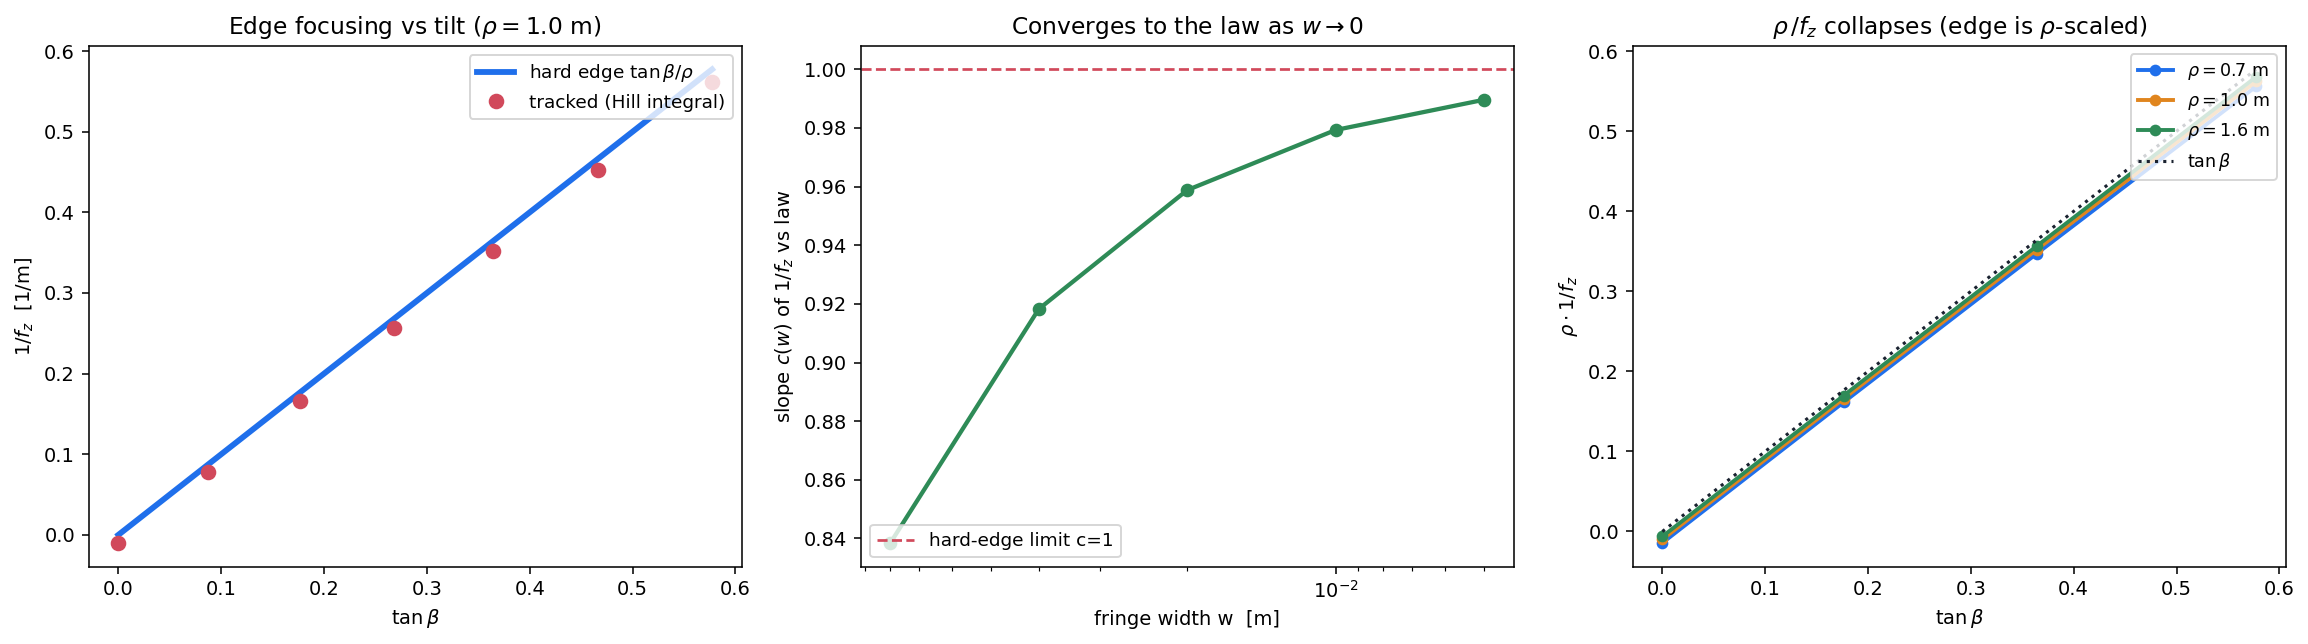

Generate this figure with Python:
r"""Vertical EDGE FOCUSING of a tilted dipole end -- measured by PARTICLE TRACKING.

Imported by edge_focusing_tracking.ipynb and by the golden
validation_test/feec/test_edge_focusing_tracking.py.  Companion of hodograph_bending_sy.py:
that unit shapes the s-y (longitudinal) end so the pole face stays at B0; THIS unit
answers the orthogonal question -- what a HORIZONTAL edge tilt (angle beta, a rotation
of the pole face about the vertical axis, in the x-s bend plane) does to the VERTICAL
optics.

Physics (hard-edge accelerator optics).  A dipole edge tilted by beta acts as a thin
vertical lens whose strength is
    | 1 / f_z | = tan(beta) / rho ,    rho = p / (q B0)   (the bend radius).
The MAGNITUDE tan(beta)/rho is the convention-independent, delicate quantity; the SIGN
is orientation-dependent (entrance vs exit edge, and which way the wedge opens).  For a
rectangular magnet BOTH edges DEFOCUS vertically; the entrance-edge orientation modeled
here (a genuinely curl-free fringe, see the sign note) FOCUSES, giving 1/f_z = +tan/rho.

Why tracking, not a field-EFB slope.  The vertical edge focusing is a SECOND-ORDER,
off-mid-plane property of the fringe; the effective-field-boundary (EFB) slope of the
mid-plane |B| CANNOT recover it (it is wrong-sign / blows up on a compact dipole; see
the linearized tracking definition below).  The correct measurement is the linearized
vertical Hill integral along the reference orbit:
    1 / f_z = (q/p) INT ( u_y dB_x/dz - u_x dB_y/dz )|_{z=0} ds ,
with u the mid-plane orbit tangent.  This module (a) builds a genuinely MAXWELLIAN
tilted hard-edge fringe (curl-free AND div-free -- see the sign note below), (b) tracks
the reference orbit + evaluates that integral, and (c) shows it reproduces tan(beta)/rho
to <1%, converging to the hard-edge law as the fringe width w -> 0, and collapsing across
rho.  That validates the METHOD on a field whose answer is known in closed form.

Sign note (why a genuinely curl-free fringe matters).  Writing the tilted mid-plane
profile B_z(s,0) = B0 g(s) with edge-normal s = (y - y_edge) cos b + x sin b, the ONLY
vacuum (curl-free + div-free) linear-in-z continuation is
    B_s = + B0 z g'(s) ,   B_z = B0 ( g(s) - 1/2 z^2 g''(s) ) ,
so dB_x/dz = +B0 g'(s) sin b, dB_y/dz = +B0 g'(s) cos b.  A div-free-BUT-NOT-curl-free
choice (B_s = -B0 z g'(s)) is a different field with a spurious current sheet at the edge
and FLIPS the focusing sign -- a real trap.  We use the curl-free field; the magnitude
tan(beta)/rho is convention-independent, which is what the tracker measures.
"""
import numpy as np

B0 = 1.0            # mid-plane flat-top field (T, normalized)
W = 0.02            # fringe (edge) width used for the reference demonstration
Y_EDGE = 0.0        # edge crossing on the reference orbit
RHO_REF = 1.0       # reference bend radius for the beta sweep
BETAS_DEG = [0.0, 5.0, 10.0, 15.0, 20.0, 25.0, 30.0]


# ------------------------------------------------------------------ Maxwellian tilted edge
def edge_field(beta, b0=B0, w=W, y_edge=Y_EDGE):
    """Return a callable r=[x,y,z] -> [Bx,By,Bz]: a genuinely Maxwellian (curl-free +
    div-free) hard-edge fringe, edge tilted by beta about the vertical axis."""
    sb, cb = np.sin(beta), np.cos(beta)

    def field(r):
        x, y, z = r
        s = (y - y_edge) * cb + x * sb                 # edge-normal coordinate
        t = np.tanh(s / w)
        gp = 0.5 * (1.0 - t * t) / w                   # g'(s), g = 1/2 (1 + tanh)
        gpp = -t * (1.0 - t * t) / (w * w)             # g''(s)
        Bs = b0 * z * gp                               # curl-free continuation (sign!)
        Bz = b0 * (0.5 * (1.0 + t) - 0.5 * z * z * gpp)
        return np.array([Bs * sb, Bs * cb, Bz])

    return field


# ------------------------------------------------------------------ tracker + Hill integral
def edge_focus_integral(field, rho, b0=B0, y0=-0.35, y1=0.35, ds=2.5e-4, dz=2.0e-3):
    """Vertical edge focusing 1/f_z along the mid-plane reference orbit (RK4), via the
    linearized Hill integral 1/f_z = (q/p) INT (u_y dB_x/dz - u_x dB_y/dz)|_{z=0} ds.
    dB_x/dz, dB_y/dz by central z-difference (exact for the linear-in-z Maxwellian field).
    Also returns the orbit exit state for diagnostics."""
    qop = 1.0 / (b0 * rho)                             # q/p = 1/(B0 rho)

    def bz0(r):
        return np.array([0.0, 0.0, field([r[0], r[1], 0.0])[2]])  # mid-plane bend field

    r = np.array([0.0, y0, 0.0])
    u = np.array([0.0, 1.0, 0.0])
    K = 0.0
    n = 0
    while r[1] < y1:
        f = lambda rr, uu: qop * np.cross(uu, bz0(rr))
        k1 = f(r, u)
        k2 = f(r + 0.5 * ds * u, u + 0.5 * ds * k1)
        k3 = f(r + 0.5 * ds * (u + 0.5 * ds * k1), u + 0.5 * ds * k2)
        k4 = f(r + ds * (u + 0.5 * ds * k2), u + ds * k3)
        r = r + ds * (u + ds / 6.0 * (k1 + 2 * k2 + 2 * k3))
        u = u + ds / 6.0 * (k1 + 2 * k2 + 2 * k3 + k4)
        u = u / np.linalg.norm(u)
        dBx = (field([r[0], r[1], dz])[0] - field([r[0], r[1], -dz])[0]) / (2 * dz)
        dBy = (field([r[0], r[1], dz])[1] - field([r[0], r[1], -dz])[1]) / (2 * dz)
        K += qop * (u[1] * dBx - u[0] * dBy) * ds
        n += 1
        if n > 20000:
            raise RuntimeError("edge_focus_integral: step cap")
    return {"inv_fz": float(K), "x_exit": float(r[0]), "ux_exit": float(u[0])}


def hard_edge_law(beta_deg, rho):
    """Thin-lens hard-edge vertical edge focusing for THIS (curl-free entrance-edge)
    orientation: 1/f_z = +(tan beta)/rho.  The invariant is the magnitude tan(beta)/rho;
    the sign is orientation-dependent (a rectangular-magnet edge would give -tan/rho)."""
    return np.tan(np.radians(beta_deg)) / rho


def psi_enge(beta_rad, K1g, rho):
    """Classical Enge fringe correction psi = (K1g/rho)(1+sin^2 beta)/cos beta (Brown,
    SLAC-75 first order), with K1g = INT g(1-g) ds along the edge NORMAL (units m; this
    is K1*gap with the gap convention divided out).  For the tanh fringe K1g = w/2."""
    return (K1g / rho) * (1.0 + np.sin(beta_rad) ** 2) / np.cos(beta_rad)


def scoff_law(beta_deg, rho, K1g):
    """SCOFF + Enge fringe-corrected vertical edge focusing for this orientation:
    1/f_z = tan(beta - psi)/rho.  At beta=0 this is -K1g/rho^2 -- exactly the tracked
    finite-fringe baseline (-w/(2 rho^2) for the tanh fringe)."""
    b = np.radians(beta_deg)
    return np.tan(b - psi_enge(b, K1g, rho)) / rho


# ------------------------------------------------------------------ studies
def sweep_beta(betas_deg=None, rho=RHO_REF, w=W):
    betas_deg = BETAS_DEG if betas_deg is None else betas_deg
    rows = []
    for bd in betas_deg:
        r = edge_focus_integral(edge_field(np.radians(bd), w=w), rho)
        rows.append({"beta_deg": float(bd), "inv_fz": r["inv_fz"],
                     "hard_edge": float(hard_edge_law(bd, rho)),
                     "enge": float(scoff_law(bd, rho, 0.5 * w)),
                     "x_exit": r["x_exit"]})
    return rows


def w_convergence(ws=None, beta_deg=20.0, rho=RHO_REF):
    """Fit slope c(w) of 1/f_z vs -tan(beta)/rho over a small beta pencil; c -> 1 as w -> 0
    demonstrates convergence to the hard-edge law."""
    ws = [0.08, 0.04, 0.02, 0.01, 0.005] if ws is None else ws
    pencil = [5.0, 10.0, 15.0, 20.0]
    out = []
    for w in ws:
        num = np.array([edge_focus_integral(edge_field(np.radians(bd), w=w), rho)["inv_fz"]
                        for bd in pencil])
        den = np.array([hard_edge_law(bd, rho) for bd in pencil])
        c = float(np.dot(num, den) / np.dot(den, den))   # least-squares slope vs the law
        out.append({"w": float(w), "slope_vs_law": c})
    return out


def rho_collapse(rhos=None, betas_deg=None, w=W):
    """1/f_z * rho vs tan(beta) collapses onto -tan(beta) across rho (rho-independence)."""
    rhos = [0.7, 1.0, 1.6] if rhos is None else rhos
    betas_deg = [0.0, 10.0, 20.0, 30.0] if betas_deg is None else betas_deg
    out = []
    for rho in rhos:
        rows = sweep_beta(betas_deg, rho=rho, w=w)
        out.append({"rho": float(rho),
                    "tan_beta": [float(np.tan(np.radians(r["beta_deg"]))) for r in rows],
                    "inv_fz_rho": [float(r["inv_fz"] * rho) for r in rows]})
    return out


def summarize(sweep, wconv):
    """Max relative error of the tracked 1/f_z vs the hard-edge law AND vs the Enge
    fringe-corrected law over the sweep (beta=0 excluded for the hard-edge ratio: the
    law is 0 there), and the finest-w slope."""
    rel = [abs(r["inv_fz"] - r["hard_edge"]) / abs(r["hard_edge"])
           for r in sweep if abs(r["hard_edge"]) > 1e-9]
    rel_e = [abs(r["inv_fz"] - r["enge"]) / abs(r["enge"])
             for r in sweep if abs(r["enge"]) > 1e-9]
    return {"max_rel_err_vs_law": float(max(rel)),
            "max_rel_err_vs_enge": float(max(rel_e)),
            "beta0_baseline": float(next(r["inv_fz"] for r in sweep if r["beta_deg"] == 0.0)),
            "finest_w": float(wconv[-1]["w"]),
            "finest_w_slope": float(wconv[-1]["slope_vs_law"])}


# ================================================================== PART B: FEM (SCOFF/Enge)
# 3D FEM of a PARALLELOGRAM dipole (both edges tilted by beta), measured with the SAME
# tracker: symmetric (closed-orbit style) traversal + window decomposition + an x-uniform
# model built from the FEM's own mid-line fringe profile.  The FEM entrance-edge kick is
# compared window-by-window against the model and the SCOFF/Enge closed form
# tan(beta_eff - psi)/rho with the FEM-measured K1g.
#
# TWO independent field engines feed the same measurement chain (swap via the
# fem_scoff_study(solve_midplane=...) argument):
#   * fem_solve_midplane  -- reduced-Omega NGSolve FEM (H = Hs - grad(Omega), air box,
#     order-2 H1);
#   * hdiv_solve_midplane -- FEEC HDiv-VIM (radia.vim): iron-only tet mesh, NO air
#     discretization, exact open boundary, batch rad.Fld analytic map.
# Cross-check (2026-07-13): dK_in agrees to 0.8% at matched edge-mesh density
# (absolute-dK scatter across engines/meshes ~+-3%), and the deficit vs the
# x-uniform model persists in every configuration (dK_in/model = 0.92-0.95) --
# which REASSIGNS it as REAL 3D physics: the local iso-field tilt near x=0 is only
# ~0.95-0.96 of the geometric tan(beta), measured directly on both engines' maps.
# See validation_test/clebsch_hodograph/edge_focusing_fem_results.json.
#
# The parallelogram testbed (the standard spectrometer-dipole configuration) is chosen
# for two reasons learned the hard way:
#   1. the COIL must follow the pole contour -- a straight coil front across a tilted
#      iron edge misaligns by up to x_side*tan(beta) ~ 29 mm over a ~60 mm fringe and
#      the iso-field tilt lands far below the geometric edge angle (measured dK deficit
#      0.55x); a rigid whole-coil rotation instead breaks the MMF linkage topology
#      (conductor escaping past the return leg collapsed B0 by 3x).  The sheared
#      rounded-parallelogram loop follows both edges at a fixed normal offset.
#   2. parallelogram poles + centered legs + the C2-symmetric coil pair make the WHOLE
#      magnet exactly C2-symmetric (180-deg rotation about z): Bz(x,y,0)=Bz(-x,-y,0),
#      so the C2-odd part of the sampled map is pure solver error and is removed
#      exactly by map symmetrization at BOTH edge angles.
F_GAP = 0.040            # pole gap (z)
F_POLE_W = 0.12          # pole half-width (x) -- wide vs the gap
F_T_LEG = 0.03           # return legs: flux clamp -> short fringe, iron-circuit-uniform field
F_LEG_HY = 0.05          # legs y in (-F_LEG_HY, +F_LEG_HY): centered -> C2 symmetry
F_Z_OUT = 0.100
F_L_BEAM = 0.20          # long magnet -> separated fringes, genuine flat top
F_AIR = 0.45
F_COIL_W, F_COIL_H = 0.015, 0.025
F_COIL_XSIDE = 0.08      # coil side straights at x = +/-F_COIL_XSIDE (thread the iron circuit)
F_COIL_RC = 0.02         # corner-arc radius of the rounded-parallelogram loop
F_COIL_NOFF = 0.02       # coil bar offset from the iron edge along the edge NORMAL
F_NI = 10000.0
F_MU0 = 4.0 * np.pi * 1e-7


def _fem_coil_path(z_sign, beta_rad):
    """ONE rounded-parallelogram coil loop at z = z_sign*(F_GAP/2 + F_COIL_H/2).

    Front/back bars parallel to the beta-tilted iron edges at F_COIL_NOFF normal
    offset, side straights at x = +/-F_COIL_XSIDE, F_COIL_RC corner arcs.  The
    path is C2-symmetric about the origin and closes to machine precision
    (corner tangent-trim arithmetic; verified closure gap ~3e-17 m).
    """
    from radia.coil_builder import CoilBuilder
    z_coil = z_sign * (F_GAP / 2 + F_COIL_H / 2)  # winding at the pole-face level (a
    # fully-buried winding shunts its MMF in local iron loops)
    tb, cbeta = np.tan(beta_rad), np.cos(beta_rad)
    bdeg = np.degrees(beta_rad)
    y_off = F_L_BEAM / 2 + F_COIL_NOFF / cbeta
    t_a = F_COIL_RC * np.tan(np.radians((90 - bdeg) / 2))
    t_o = F_COIL_RC * np.tan(np.radians((90 + bdeg) / 2))
    L_side = 2 * y_off - t_o - t_a
    L_bar = 2 * F_COIL_XSIDE / cbeta - t_a - t_o
    return (CoilBuilder(current=F_NI)
            .set_start([F_COIL_XSIDE, -y_off - F_COIL_XSIDE * tb + t_o, z_coil])
            .set_cross_section(width=F_COIL_W, height=F_COIL_H)
            .add_straight(L_side).add_arc(radius=F_COIL_RC, arc_angle=90 - bdeg)
            .add_straight(L_bar).add_arc(radius=F_COIL_RC, arc_angle=90 + bdeg)
            .add_straight(L_side).add_arc(radius=F_COIL_RC, arc_angle=90 - bdeg)
            .add_straight(L_bar).add_arc(radius=F_COIL_RC, arc_angle=90 + bdeg))


def fem_build_coil(beta_rad=0.0):
    """Coil pair for the parallelogram magnet.

    BOTH loops are built EXPLICITLY with the same CCW traversal and +NI current
    (a z-plane pair adds Bz on the mid-plane).  Explicit construction keeps this
    validation geometry independent of the CoilBuilder.mirror() implementation;
    mirror() itself is covered by tests/test_coil_builder_mirror.py.  Do not wrap
    the container with rad.TrfOrnt: rad.RadiaField on a
        TrfOrnt-wrapped container crashes with 0xC0000374 heap corruption
    (plain containers assemble fine).
    """
    import radia as rad
    rad.UtiDelAll()
    up = _fem_coil_path(+1, beta_rad)
    lo = _fem_coil_path(-1, beta_rad)
    return rad.ObjCnt(up.to_radia() + lo.to_radia())


def _fem_footprint(z0, z1, beta):
    from netgen.occ import WorkPlane, Axes, Pnt, Z, X
    hL = F_L_BEAM / 2
    tb = np.tan(beta)
    wp = WorkPlane(Axes(Pnt(0, 0, z0), n=Z, h=X))
    wp.MoveTo(-F_POLE_W, -hL + F_POLE_W * tb)
    wp.LineTo(F_POLE_W, -hL - F_POLE_W * tb)   # tilted ENTRANCE (-y) edge, pivot at x=0
    wp.LineTo(F_POLE_W, hL - F_POLE_W * tb)    # PARALLELOGRAM: exit edge tilted the same
    wp.LineTo(-F_POLE_W, hL + F_POLE_W * tb)   # way -> the whole magnet is C2-symmetric
    wp.Close()
    return wp.Face().Extrude(z1 - z0)


def fem_build_mesh(beta_deg, maxh_air=0.035, maxh_iron=0.014):
    import ngsolve as ng
    from netgen.occ import Box, Pnt, Glue, OCCGeometry
    beta = np.radians(beta_deg)
    top = _fem_footprint(F_GAP / 2, F_Z_OUT, beta)
    bot = _fem_footprint(-F_Z_OUT, -F_GAP / 2, beta)
    leg_l = Box(Pnt(-F_POLE_W, -F_LEG_HY, -F_GAP / 2), Pnt(-F_POLE_W + F_T_LEG, F_LEG_HY, F_GAP / 2))
    leg_r = Box(Pnt(F_POLE_W - F_T_LEG, -F_LEG_HY, -F_GAP / 2), Pnt(F_POLE_W, F_LEG_HY, F_GAP / 2))
    iron = top + bot + leg_l + leg_r            # centered legs -> C2; clear of both edges
    iron.mat("iron"); iron.maxh = maxh_iron
    # graded refinement at the gap-facing pole-face EDGE LINES (entrance/exit, top/bot):
    # the mu->inf corner singularity there drives a smooth mesh-realization-dependent
    # odd-in-x error field on the mid-plane
    for e in iron.edges:
        c = e.center
        if abs(abs(c.z) - F_GAP / 2) < 1e-4 and abs(c.x) < 0.11 and abs(c.y) > 0.05:
            e.maxh = 0.004
    # fine air box around the beam: the tracked mid-plane gradients live on AIR elements;
    # coarse air (maxh ~ gap) leaves mesh-asymmetry dBz/dx(x=0) ~ 0.1-0.7 T/m (measured)
    fine = Box(Pnt(-0.05, -0.27, -0.03), Pnt(0.05, 0.27, 0.03)) - iron
    fine.mat("air"); fine.maxh = 0.008
    air = Box(Pnt(-F_AIR, -F_AIR, -F_AIR), Pnt(F_AIR, F_AIR, F_AIR)) - iron - fine
    air.mat("air")
    for f in air.faces:
        c = f.center
        if max(abs(c.x), abs(c.y), abs(c.z)) > 0.9 * F_AIR:
            f.name = "outer"
    with ng.TaskManager():
        mesh = ng.Mesh(OCCGeometry(Glue([air, fine, iron])).GenerateMesh(maxh=maxh_air))
    return mesh


def fem_solve_midplane(beta_deg, mu_r=1000.0, order=2, nx=81, ny=401,
                       xmax=0.05, ymax=0.26):
    """Reduced-Omega solve (H = Hs - grad(Omega), Biot-Savart coil source), then sample the
    MID-PLANE Bz(x,y) map -- by paraxial theory the vertical dynamics depends only on it."""
    import ngsolve as ng
    from ngsolve import H1, BilinearForm, LinearForm, GridFunction, grad, dx, TaskManager
    import radia as rad
    mesh = fem_build_mesh(beta_deg)
    coils = fem_build_coil(float(np.radians(beta_deg)))
    Hs = rad.RadiaField(coils, "h")
    mu = mesh.MaterialCF({"iron": mu_r * F_MU0}, default=F_MU0)
    fes = H1(mesh, order=order, dirichlet="outer")
    u, v = fes.TnT()
    f = LinearForm(fes); f += mu * Hs * grad(v) * dx; f.Assemble()   # serial (RadiaField)
    with TaskManager():
        a = BilinearForm(fes); a += mu * grad(u) * grad(v) * dx; a.Assemble()
        gfu = GridFunction(fes)
        gfu.vec.data = a.mat.Inverse(fes.FreeDofs(), inverse="sparsecholesky") * f.vec
    B = mu * (Hs - grad(gfu))
    xs = np.linspace(-xmax, xmax, nx)
    ys = np.linspace(-ymax, ymax, ny)
    Bz = np.zeros((nx, ny))
    for i, x in enumerate(xs):
        for j, y in enumerate(ys):
            try:
                Bz[i, j] = float(B(mesh(float(x), float(y), 0.0))[2])
            except Exception:
                pass
    ne = int(mesh.ne)
    rad.UtiDelAll()
    return xs, ys, Bz, ne


def fem_profile(xs, ys, Bz, beta_deg):
    """From the x=0 mid-line: flat-top B0, flat window, K1g of each fringe (edge-normal),
    hard-edge-equivalent EFB positions."""
    i0 = int(np.argmin(np.abs(xs)))
    P = Bz[i0, :]
    B0 = float(np.mean(P[np.abs(ys) < 0.015]))
    g = P / B0
    flat = np.where(g > 0.995)[0]
    y_a, y_b = float(ys[flat[0]]), float(ys[flat[-1]])
    cb = np.cos(np.radians(beta_deg))
    dy = ys[1] - ys[0]
    gin = np.clip(np.where(ys <= 0.0, g, 1.0), 0.0, None)
    gout = np.clip(np.where(ys >= 0.0, g, 1.0), 0.0, None)
    K1g_in = float(np.sum(gin * (1 - gin)) * dy * cb)      # ds = dy cos(beta) on x=0
    K1g_out = float(np.sum(gout * (1 - gout)) * dy * cb)   # exit edge tilted too (C2 magnet)
    yE_in = y_a - float(np.sum(gin[ys <= y_a]) * dy)
    yE_out = y_b + float(np.sum(gout[ys >= y_b]) * dy)
    return {"B0": B0, "y_flat": (y_a, y_b), "K1g_in": K1g_in, "K1g_out": K1g_out,
            "yE_in": float(yE_in), "yE_out": float(yE_out), "g_line": g, "ys": ys}


def fem_model_Bz(prof, beta_deg, xs, ys):
    """X-UNIFORM model of the same magnet built from the MEASURED mid-line profile:
    Bz(x,y) = B0 Gin(s_in) Gout(s_out) with BOTH factors re-parameterized to the tilted
    edge-normal coordinates of the parallelogram (s_in = (y+hL)cb + x sb,
    s_out = (y-hL)cb + x sb).  Same tilts, same thick fringes, same two edges -- but no
    transverse structure, so FEM - model isolates the x-nonuniformity contamination."""
    from scipy.interpolate import interp1d
    g, yline = prof["g_line"], prof["ys"]
    beta = np.radians(beta_deg)
    cb, sb = np.cos(beta), np.sin(beta)
    ymid = 0.5 * (prof["y_flat"][0] + prof["y_flat"][1])
    gin_y = np.where(yline <= ymid, g, 1.0)
    gout_y = np.where(yline >= ymid, g, 1.0)
    hL = F_L_BEAM / 2
    Gin = interp1d((yline + hL) * cb, gin_y, bounds_error=False,
                   fill_value=(float(gin_y[0]), 1.0))
    Gout = interp1d((yline - hL) * cb, gout_y, bounds_error=False,
                    fill_value=(1.0, float(gout_y[-1])))
    X, Y = np.meshgrid(xs, ys, indexing="ij")
    return prof["B0"] * Gin((Y + hL) * cb + X * sb) * Gout((Y - hL) * cb + X * sb)


def track_midplane(xs, ys, Bz, B0, rho, prof, y0=-0.24, y1=0.24, ds=5e-4,
                   x0=0.0, a0=0.0):
    """Reference-orbit RK4 on the mid-plane Bz map + the linearized vertical system:
    G = kappa (u_y dBz/dx - u_x dBz/dy), 2x2 matrix M_z, and the kick integral K
    decomposed into entrance / flat / exit windows and into T1 (transverse-gradient)
    and T2 (edge-crossing) terms."""
    from scipy.interpolate import RegularGridInterpolator
    dBzdx = np.gradient(Bz, xs, axis=0)
    dBzdy = np.gradient(Bz, ys, axis=1)
    fB = RegularGridInterpolator((xs, ys), Bz, bounds_error=False, fill_value=0.0)
    fX = RegularGridInterpolator((xs, ys), dBzdx, bounds_error=False, fill_value=0.0)
    fY = RegularGridInterpolator((xs, ys), dBzdy, bounds_error=False, fill_value=0.0)
    kap = 1.0 / (B0 * rho)
    y_a, y_b = prof["y_flat"]
    r = np.array([x0, y0]); u = np.array([np.sin(a0), np.cos(a0)])
    M = np.eye(2)
    K = {"in": 0.0, "flat": 0.0, "out": 0.0}
    T1 = {"in": 0.0, "flat": 0.0, "out": 0.0}
    T2 = {"in": 0.0, "flat": 0.0, "out": 0.0}
    alpha_at_EFB = None
    x_mid = None
    x_absmax = 0.0
    n = 0
    while r[1] < y1:
        b = lambda rr: float(fB([rr])[0])
        f = lambda rr, uu: kap * np.array([uu[1] * b(rr), -uu[0] * b(rr)])
        k1 = f(r, u); k2 = f(r + 0.5 * ds * u, u + 0.5 * ds * k1)
        k3 = f(r + 0.5 * ds * (u + 0.5 * ds * k1), u + 0.5 * ds * k2)
        k4 = f(r + ds * (u + 0.5 * ds * k2), u + ds * k3)
        r = r + ds * (u + ds / 6 * (k1 + 2 * k2 + 2 * k3))
        u = u + ds / 6 * (k1 + 2 * k2 + 2 * k3 + k4); u = u / np.linalg.norm(u)
        t1 = kap * u[1] * float(fX([r])[0])
        t2 = -kap * u[0] * float(fY([r])[0])
        G = t1 + t2
        w = "in" if r[1] < y_a else ("out" if r[1] > y_b else "flat")
        K[w] += G * ds; T1[w] += t1 * ds; T2[w] += t2 * ds
        M = M + ds * np.array([[0.0, 1.0], [-G, 0.0]]) @ M
        if alpha_at_EFB is None and r[1] >= prof["yE_in"]:
            alpha_at_EFB = np.arctan2(u[0], u[1])
        if x_mid is None and r[1] >= 0.0:
            x_mid = float(r[0])
        x_absmax = max(x_absmax, abs(float(r[0])))
        n += 1
        if n > 20000:
            raise RuntimeError("track_midplane: step cap")
    if abs(r[0]) > xs[-1] * 0.98:
        raise RuntimeError(f"orbit left the sampled x-window: x={r[0]:.4f}")
    return {"K": K, "T1": T1, "T2": T2,
            "K_total": K["in"] + K["flat"] + K["out"], "M21": float(M[1, 0]),
            "alpha_EFB_deg": float(np.degrees(alpha_at_EFB or 0.0)),
            "x_mid": float(x_mid if x_mid is not None else r[0]),
            "x_absmax": float(x_absmax), "x_exit": float(r[0]),
            "theta_exit_deg": float(np.degrees(np.arctan2(u[0], u[1])))}


def track_symmetric(xs, ys, Bz, B0, rho, prof, ds=5e-4, ds_shoot=2e-3):
    """CLOSED-ORBIT style symmetric traversal: launch angle -theta/2 and offset so the
    orbit crosses the magnet centre near x=0 -> max|x| ~ sagitta, and the odd-in-x
    transverse gradient dBz/dx cancels between the two halves (suppresses T1)."""
    p1 = track_midplane(xs, ys, Bz, B0, rho, prof, ds=ds_shoot)
    a0 = -0.5 * np.radians(p1["theta_exit_deg"])
    p2 = track_midplane(xs, ys, Bz, B0, rho, prof, ds=ds_shoot, a0=a0)
    return track_midplane(xs, ys, Bz, B0, rho, prof, ds=ds, a0=a0, x0=-p2["x_mid"])


def fem_scoff_study(betas_deg=(0.0, 20.0), rho=5.0, solve_midplane=None):
    """The full SCOFF/Enge + closed-orbit FEM measurement: for each beta, solve the FEM,
    C2-symmetrize the map, measure the fringe (B0, K1g, EFB), track FEM and x-uniform
    model symmetrically, and compare the entrance-window kick against the closed form
    tan(beta_eff - psi)/rho.

    ``solve_midplane`` swaps the FIELD ENGINE only (default: the reduced-Omega
    ``fem_solve_midplane``; pass ``hdiv_solve_midplane`` for the HDiv-VIM twin).
    Everything downstream -- C2 symmetrization, profile, model, tracker, closed
    form -- is engine-independent, which is what makes the cross-check meaningful."""
    if solve_midplane is None:
        solve_midplane = fem_solve_midplane
    cases = []
    for bd in betas_deg:
        xs, ys, Bz, ne = solve_midplane(bd)
        # C2 map symmetrization: the parallelogram magnet satisfies
        # Bz(x,y,0) = Bz(-x,-y,0) EXACTLY, so the C2-odd part of the sampled map
        # is pure solver/mesh error (grids are symmetric linspaces).
        Bz = 0.5 * (Bz + Bz[::-1, ::-1])
        prof = fem_profile(xs, ys, Bz, bd)
        fem = track_symmetric(xs, ys, Bz, prof["B0"], rho, prof)
        mod = track_symmetric(xs, ys, fem_model_Bz(prof, bd, xs, ys),
                              prof["B0"], rho, prof)
        b_eff = np.radians(bd) - np.radians(fem["alpha_EFB_deg"])
        closed = float(np.tan(b_eff - psi_enge(b_eff, prof["K1g_in"], rho)) / rho)
        cases.append({"beta_deg": float(bd), "ne": ne, "rho": rho,
                      "B0": prof["B0"], "K1g_in": prof["K1g_in"],
                      "K1g_out": prof["K1g_out"], "y_flat": list(prof["y_flat"]),
                      "fem": fem, "model": mod, "closed_form_entrance": closed,
                      "beta_eff_deg": float(np.degrees(b_eff))})
    res = {"rho": rho, "cases": cases}
    if len(cases) >= 2 and cases[0]["beta_deg"] == 0.0:
        c0 = cases[0]
        for c in cases[1:]:
            c["dK_in_fem"] = c["fem"]["K"]["in"] - c0["fem"]["K"]["in"]
            c["dK_in_model"] = c["model"]["K"]["in"] - c0["model"]["K"]["in"]
            c["dK_in_closed"] = c["closed_form_entrance"] - c0["closed_form_entrance"]
    return res


# --------------------------------------------------- HDiv-VIM field engine (cross-check)
def hdiv_build_iron_mesh(beta_deg, maxh_iron=0.014, edge_maxh=0.004, face_maxh=None):
    """IRON-ONLY tet mesh for the HDiv-VIM engine: the same parallelogram poles +
    centered legs as ``fem_build_mesh``, but NO air box -- the HDiv-VIM needs no air
    discretization (the mid-plane field is evaluated by analytic surface-charge
    integrals of the solved per-element M, exact open boundary).

    ``face_maxh`` refines the GAP-FACING pole faces (|z| = F_GAP/2).  The mid-plane
    field is dominated by the surface sources on those faces at only F_GAP/2 = 20 mm
    standoff, so bulk-size (11-14 mm) elements there leave a piecewise-constant-M
    ripple on the map (flat-top-edge bumps g~1.02-1.04, K1g biased low by ~12%).
    face_maxh=0.006 (~standoff/3) removes the ripple (g_max 1.0001, K1g matches the
    reduced-Omega profile to 0.6%).  Do NOT push it much finer at fixed maxh_iron:
    a face/bulk size contrast of ~3.5x (face 4 mm vs bulk 14 mm) drives the
    mass-Riesz CG past its 4000-iteration cap (measured 2026-07-13)."""
    import ngsolve as ng
    from netgen.occ import OCCGeometry, Box, Pnt
    beta = np.radians(beta_deg)
    top = _fem_footprint(F_GAP / 2, F_Z_OUT, beta)
    bot = _fem_footprint(-F_Z_OUT, -F_GAP / 2, beta)
    leg_l = Box(Pnt(-F_POLE_W, -F_LEG_HY, -F_GAP / 2),
                Pnt(-F_POLE_W + F_T_LEG, F_LEG_HY, F_GAP / 2))
    leg_r = Box(Pnt(F_POLE_W - F_T_LEG, -F_LEG_HY, -F_GAP / 2),
                Pnt(F_POLE_W, F_LEG_HY, F_GAP / 2))
    iron = top + bot + leg_l + leg_r
    iron.mat("iron")
    iron.maxh = maxh_iron
    for e in iron.edges:      # same graded refinement at the gap-facing pole-face edges
        c = e.center
        if abs(abs(c.z) - F_GAP / 2) < 1e-4 and abs(c.x) < 0.11 and abs(c.y) > 0.05:
            e.maxh = edge_maxh
    if face_maxh is not None:
        for f in iron.faces:
            c = f.center
            if abs(abs(c.z) - F_GAP / 2) < 1e-4:
                f.maxh = face_maxh
    with ng.TaskManager():
        mesh = ng.Mesh(OCCGeometry(iron).GenerateMesh(maxh=maxh_iron))
    return mesh


def hdiv_solve_midplane(beta_deg, mu_r=1000.0, maxh_iron=0.014, edge_maxh=0.004,
                        face_maxh=None, nx=81, ny=401, xmax=0.05, ymax=0.26):
    """FEEC HDiv-VIM twin of ``fem_solve_midplane``: ``radia.vim.MeshSoftIron`` on the
    iron-only mesh + the same explicit CoilBuilder pair, ``rad.Solve`` auto-dispatch
    (BDM1), then one batch ``rad.Fld`` mid-plane map (all points in the gap/air, so the
    analytic integrals are exact for the solved piecewise-constant M).  This is fully
    engine-independent of the reduced-Omega solve, which makes it a useful cross-check
    for separating the model deficit from discretization error (2026-07-13)."""
    import radia as rad
    from radia import vim
    rad.UtiDelAll()                                   # also clears the HDiv registry
    coils = fem_build_coil(float(np.radians(beta_deg)))
    mesh = hdiv_build_iron_mesh(beta_deg, maxh_iron, edge_maxh, face_maxh)
    iron = vim.MeshSoftIron(mesh, mu_r=mu_r)
    top = rad.ObjCnt([iron, coils])
    rad.Solve(top)                                    # auto -> FEEC HDiv-VIM (BDM1)
    xs = np.linspace(-xmax, xmax, nx)
    ys = np.linspace(-ymax, ymax, ny)
    X, Y = np.meshgrid(xs, ys, indexing="ij")
    pts = np.column_stack([X.ravel(), Y.ravel(), np.zeros(X.size)])
    Bz = np.asarray(rad.Fld(top, "b", pts))[:, 2].reshape(X.shape)
    ne = int(mesh.ne)
    rad.UtiDelAll()
    return xs, ys, Bz, ne


def hdiv_scoff_study(betas_deg=(0.0, 20.0), rho=5.0, maxh_iron=0.014, edge_maxh=0.004,
                     face_maxh=None):
    """``fem_scoff_study`` with the field engine swapped to the FEEC HDiv-VIM.

    Cross-check result (2026-07-13, recorded in
    validation_test/clebsch_hodograph/edge_focusing_fem_results.json
    `hdiv_vim_cross_check`): dK_in agrees with the reduced-Omega engine to 0.8% at
    matched edge-mesh density (absolute-dK scatter across engines/meshes ~+-3%),
    and dK_in/model = 0.92-0.95 in EVERY configuration -- which REASSIGNS the
    -5..-7% model deficit from "iron-mesh discretization error" to REAL 3D physics:
    the local iso-field tilt of the entrance fringe near x=0 is only ~0.95-0.96 of
    the geometric tan(beta) (corner arcs + side bars + finite pole width), measured
    directly on both engines' maps, so the x-uniform tilted-fringe model (and
    hard-edge/SCOFF bookkeeping with the geometric beta) overpredicts the edge
    focusing by ~5% for this geometry.

    Historical mesh-dependence diagnosis (separation runs, 2026-07-13, recorded
    in the JSON's `mesh_dependence_diagnosis`): the then-used write-back field had
    a piecewise-constant-M ripple over bulk-size GAP-FACING pole-face elements at
    20 mm standoff -- NOT the edge lines.  The current production `rad.Fld`
    redirects solved HDiv objects to the full BDM1 C++ evaluator, so this collapse
    is no longer its field path.  In the historical run, face_maxh=0.006
    (~standoff/3) cures it (g_max 1.0245 -> 1.0001; K1g 7.8 -> 8.80 mm, matching
    reduced-Omega 8.85 to 0.6%); face 4 mm at bulk 14 mm exceeds the mass-Riesz CG
    limit (4000-iter non-convergence).  Residual: B0 scatters +-3.5% across all
    configurations (0.425..0.456 T) while the global demag stays constant to 5
    digits -- a near-field-evaluation sensitivity that first-order-cancels in the
    B0-normalized dK measurement; do not quote the HDiv B0 absolute value."""
    return fem_scoff_study(betas_deg, rho,
                           solve_midplane=lambda bd: hdiv_solve_midplane(
                               bd, maxh_iron=maxh_iron, edge_maxh=edge_maxh,
                               face_maxh=face_maxh))


# ------------------------------------------------------------------ figure
def figure_edge_focus(sweep, wconv, rcol, path):
    import matplotlib
    matplotlib.use("Agg")
    import matplotlib.pyplot as plt
    BLUE, RED, GREEN, AMBER = "#1f6feb", "#d1495b", "#2e8b57", "#e0851e"
    fig, ax = plt.subplots(1, 3, figsize=(16.6, 4.7), dpi=140)

    tb = np.array([np.tan(np.radians(r["beta_deg"])) for r in sweep])
    meas = np.array([r["inv_fz"] for r in sweep])
    law = np.array([r["hard_edge"] for r in sweep])
    enge = np.array([r["enge"] for r in sweep])
    ax[0].plot(tb, law, color=BLUE, lw=3.0, label=r"hard edge $\tan\beta/\rho$")
    ax[0].plot(tb, enge, color="#1a2230", ls="--", lw=1.6,
               label=r"Enge $\tan(\beta-\psi)/\rho$")
    ax[0].plot(tb, meas, "o", color=RED, ms=7, label="tracked (Hill integral)")
    ax[0].set_xlabel(r"$\tan\beta$"); ax[0].set_ylabel(r"$1/f_z$  [1/m]")
    ax[0].legend(fontsize=9.5, loc="upper right")
    ax[0].set_title(r"Edge focusing vs tilt ($\rho=%.1f$ m)" % RHO_REF)

    ws = np.array([d["w"] for d in wconv]); cs = np.array([d["slope_vs_law"] for d in wconv])
    ax[1].semilogx(ws, cs, "o-", color=GREEN, lw=2.2, ms=6)
    ax[1].axhline(1.0, color=RED, ls="--", lw=1.4, label="hard-edge limit c=1")
    ax[1].set_xlabel("fringe width w  [m]"); ax[1].set_ylabel(r"slope $c(w)$ of $1/f_z$ vs law")
    ax[1].legend(fontsize=9.5, loc="lower left")
    ax[1].set_title(r"Converges to the law as $w\to0$")
    ax[1].invert_xaxis()

    for d, c in zip(rcol, (BLUE, AMBER, GREEN)):
        ax[2].plot(d["tan_beta"], d["inv_fz_rho"], "o-", color=c, lw=2.0, ms=5,
                   label=fr"$\rho={d['rho']:.1f}$ m")
    xx = np.linspace(0, max(rcol[0]["tan_beta"]), 50)
    ax[2].plot(xx, xx, color="#1a2230", ls=":", lw=1.6, label=r"$\tan\beta$")
    ax[2].set_xlabel(r"$\tan\beta$"); ax[2].set_ylabel(r"$\rho \cdot 1/f_z$")
    ax[2].legend(fontsize=9.0, loc="upper right")
    ax[2].set_title(r"$\rho\,/f_z$ collapses (edge is $\rho$-scaled)")

    fig.tight_layout(); fig.savefig(path, bbox_inches="tight")
    plt.close(fig)
    import os
    return os.path.abspath(path)


if __name__ == "__main__":
    sw = sweep_beta()
    print("beta[deg]   tracked 1/f_z    hard tan/rho    enge tan(b-psi)/rho   rel(enge)")
    for r in sw:
        rel = (abs(r["inv_fz"] - r["enge"]) / abs(r["enge"])
               if abs(r["enge"]) > 1e-9 else float("nan"))
        print(f"  {r['beta_deg']:5.1f}   {r['inv_fz']:+.5f}      {r['hard_edge']:+.5f}"
              f"        {r['enge']:+.5f}          {rel*100:6.2f}%")
    wc = w_convergence()
    print("\nw-convergence (slope of 1/f_z vs the hard-edge law):")
    for d in wc:
        print(f"  w={d['w']:.3f}: slope={d['slope_vs_law']:.4f}")
    s = summarize(sw, wc)
    print(f"\nmax rel err: vs hard edge {s['max_rel_err_vs_law']*100:.2f}%, "
          f"vs Enge {s['max_rel_err_vs_enge']*100:.2f}%; "
          f"beta=0 baseline {s['beta0_baseline']:.2e} (= -K1g/rho^2), "
          f"finest-w slope {s['finest_w_slope']:.4f}")
